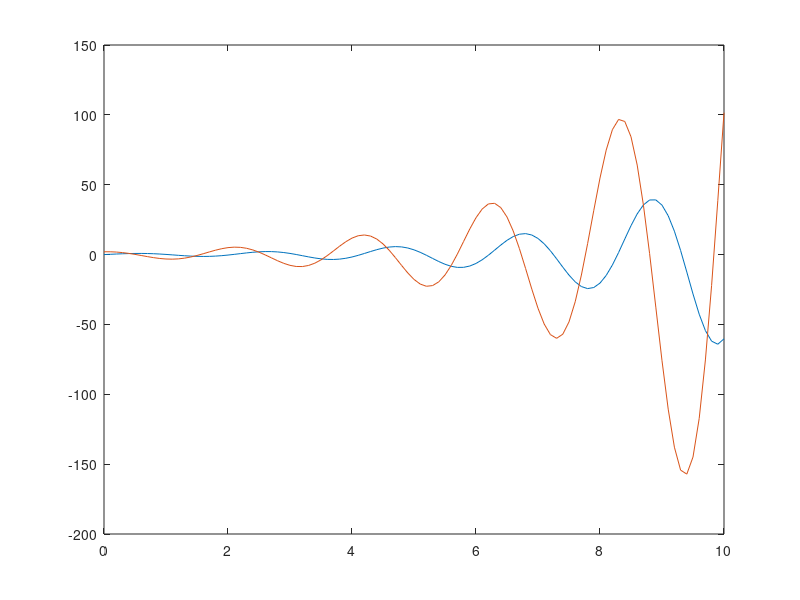

MATLAB code to generate this figure:
function eulerConSistemas
  g = 9.8;
  l = 1;
  h = 0.1;
  x = 0:h:10;
  matriz = [0, 1; -g/l , 0];
  y(1,1) = 0
  y(2,1) = 2
  for i = 2: length(x)
    ym = [y(1,i-1); y(2,i-1)];
    y(:,i) = ym + h * (matriz * ym);
  endfor
  plot(x, y(1,:), x, y(2,:))
endfunction
